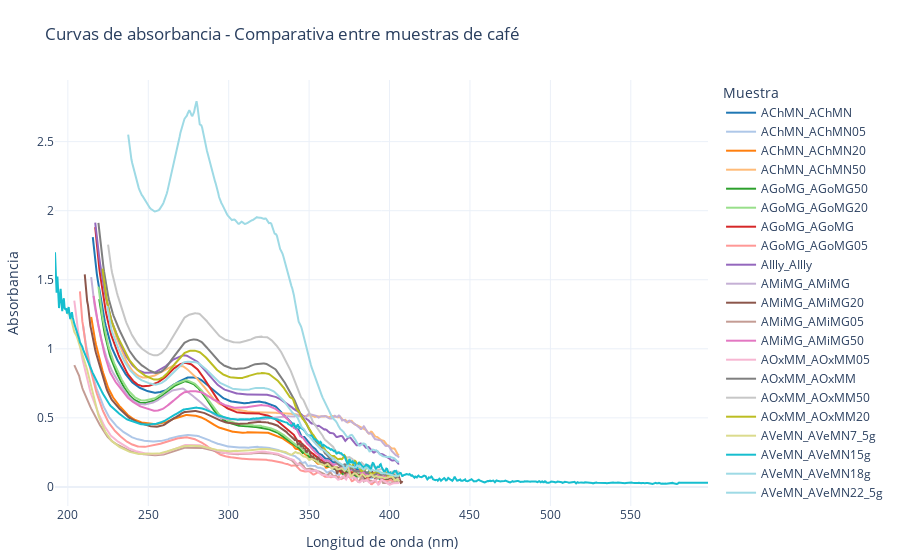

The code cell stored with this chart in its notebook:
### Code cell
import pandas as pd
import numpy as np
import plotly.graph_objects as go
import matplotlib.pyplot as plt
import matplotlib.colors as mcolors

# === Archivos CSV ===
archivos = {
    'AChMN': 'AChMN_matrix.csv',
    'AGoMG': 'AGoMG_matrix.csv',
    'AIlly': 'AIlly_matrix.csv',
    'AMiMG': 'AMiMG_matrix.csv',
    'AOxMM': 'AOxMM_matrix.csv',
    'AVeMN': 'AVeMN_matrix.csv',
}

# === Regiones espectrales ===
regiones = {
    '100–200 nm': (100, 200),
    '200–300 nm': (200, 300),
    '300–400 nm': (300, 400),
    '400–500 nm': (400, 500),
    '500–600 nm': (500, 600)
}

# === Contar total de curvas para definir colores únicos ===
total_curvas = 0
for ruta in archivos.values():
    df = pd.read_csv(ruta)
    col_nm = [c for c in df.columns if 'nm' in c.lower()][0]
    total_curvas += len([c for c in df.columns if c != col_nm])

# === Colores únicos usando tab20 (resample manual)
colormap_base = plt.get_cmap('tab20')
colormap = colormap_base(np.linspace(0, 1, total_curvas))
colores_hex = [mcolors.to_hex(c) for c in colormap]

# === Inicializar figura Plotly
fig = go.Figure()
fig.update_layout(
    title="Curvas de absorbancia - Comparativa entre muestras de café",
    xaxis_title="Longitud de onda (nm)",
    yaxis_title="Absorbancia",
    legend_title="Muestra",
    template="plotly_white",
    margin=dict(l=40, r=40, t=80, b=40),
)

metricas = []
color_idx = 0

# === Procesar archivos
for nombre, ruta in archivos.items():
    df = pd.read_csv(ruta)
    col_nm = [c for c in df.columns if 'nm' in c.lower()][0]
    col_abs_all = [c for c in df.columns if c != col_nm]
    
    for col in col_abs_all:
        nombre_curva = f"{nombre}_{col}"
        datos = df[[col_nm, col]].dropna().rename(columns={col_nm: 'nm', col: 'absorbancia'})
        datos['absorbancia'] = pd.to_numeric(datos['absorbancia'], errors='coerce')
        datos = datos.dropna()
        if datos.empty:
            continue
        
        fig.add_trace(go.Scatter(
            x=datos['nm'],
            y=datos['absorbancia'],
            mode='lines',
            name=nombre_curva,
            line=dict(color=colores_hex[color_idx % len(colores_hex)])
        ))

        max_val = datos['absorbancia'].max()
        min_val = datos['absorbancia'].min()
        avg = datos['absorbancia'].mean()
        std = datos['absorbancia'].std()
        auc = np.trapezoid(datos['absorbancia'], datos['nm'])
        lambda_max = datos['nm'][datos['absorbancia'].idxmax()]
        lambda_min = datos['nm'][datos['absorbancia'].idxmin()]
        
        proms_reg = {}
        for region, (a, b) in regiones.items():
            reg_vals = datos.loc[(datos['nm'] >= a) & (datos['nm'] <= b), 'absorbancia']
            proms_reg[region] = f"{reg_vals.mean():.4f}" if not reg_vals.empty else "—"
        
        metricas.append({
            'Color de curva': colores_hex[color_idx % len(colores_hex)],
            'Muestra': nombre,
            'Curva': nombre_curva,
            'Máx': round(max_val, 4),
            'Mín': round(min_val, 4),
            'Promedio': round(avg, 4),
            'Desv. Std': round(std, 4),
            'AUC': round(auc, 4),
            'λ máx': round(lambda_max, 2),
            'λ mín': round(lambda_min, 2),
            **proms_reg
        })

        color_idx += 1

# === Tabla HTML con colores ===
df_metricas = pd.DataFrame(metricas)
tabla_html = "<table class='styled-table'><thead><tr>"
for col in df_metricas.columns:
    tabla_html += f"<th>{col}</th>"
tabla_html += "</tr></thead><tbody>"
for _, row in df_metricas.iterrows():
    tabla_html += "<tr>"
    for col in df_metricas.columns:
        if col == "Color de curva":
            tabla_html += f"<td style='background-color:{row[col]};'></td>"
        else:
            tabla_html += f"<td>{row[col]}</td>"
    tabla_html += "</tr>"
tabla_html += "</tbody></table>"

# === Ensamble del HTML ===
fecha = datetime.now().strftime('%d-%m-%Y %H:%M:%S')
grafica_html = fig.to_html(full_html=False, include_plotlyjs='cdn')

html_final = f"""
<!DOCTYPE html>
<html lang="es">
<head>
  <meta charset="UTF-8">
  <title>Reporte de Absorbancia UV-Vis</title>
  <meta name="viewport" content="width=device-width, initial-scale=1.0">
  <style>
    body {{
      font-family: 'Segoe UI', Tahoma, sans-serif;
      margin: 40px;
      background-color: #fdfdfd;
      color: #222;
    }}
    h1 {{
      color: #111;
    }}
    h2 {{
      margin-top: 40px;
    }}
    .info {{
      margin-bottom: 20px;
    }}
    .lab {{
      margin-top: 40px;
      font-size: 0.95em;
      background-color: #f0f8ff;
      padding: 15px;
      border-left: 6px solid #009879;
    }}
    .styled-table {{
      border-collapse: collapse;
      margin-top: 20px;
      font-size: 1em;
      width: 100%;
      box-shadow: 0 0 10px rgba(0, 0, 0, 0.05);
    }}
    .styled-table thead tr {{
      background-color: #009879;
      color: #ffffff;
      text-align: left;
    }}
    .styled-table th, .styled-table td {{
      padding: 12px 15px;
      border: 1px solid #ddd;
      text-align: center;
    }}
    .styled-table tbody tr:nth-child(even) {{
      background-color: #f3f3f3;
    }}
    .plotly-graph-div {{
      width: 100% !important;
      height: auto !important;
    }}
  </style>
</head>
<body>

  <h1>Curvas de absorbancia - Comparativa entre muestras de café</h1> 

  <div class="info">
    <p><strong>Fecha:</strong> {fecha}</p>
  </div>

  {grafica_html}

  <h2>Métricas espectrales por muestra</h2>
  {tabla_html}

  <div>
    <p>Los espectros obtenidos muestran perfiles característicos en función del gramaje y tipo de muestra. La evaluación de zonas espectrales permite correlacionar la respuesta óptica con la presencia de compuestos activos del café.</p>
  </div>

  <div class="lab">
    <strong>Nombre del proyecto: CafeLab</strong><br><br>
    <strong>Colaboradores:</strong><br>
    Martín Rodolfo Palomino Merino – Profesor investigador, jefe responsable del laboratorio de caracterización de materiales (FCFM-BUAP).<br>
    Lizeth Jazmín Orozco García – Colaborador principal.<br>
    Julio Alfredo Ballinas García – Colaborador del proyecto.
  </div>

</body>
</html>
"""

# === Guardar archivo ===
with open("Comparativa_muestras_absorbancia.html", "w", encoding="utf-8") as f:
    f.write(html_final)

print("✅ HTML generado: Comparativa_muestras_absorbancia.html")

fig.show()

print("Rango de longitudes de onda:", df['nm'].min(), "a", df['nm'].max())

### Figure 1 — Plotly figure (JSON) as saved in the notebook; plotly's stock layout.template omitted (floating-point values rounded to 4 significant figures; data arrays with more than 128 entries replaced by an {"elided": "..."} marker saying what was removed)
{"data": [{"line": {"color": "#1f77b4"}, "mode": "lines", "name": "AChMN_AChMN", "type": "scatter", "x": {"elided": "382 float values"}, "y": {"elided": "382 float values"}}, {"line": {"color": "#aec7e8"}, "mode": "lines", "name": "AChMN_AChMN05", "type": "scatter", "x": {"elided": "394 float values"}, "y": {"elided": "394 float values"}}, {"line": {"color": "#ff7f0e"}, "mode": "lines", "name": "AChMN_AChMN20", "type": "scatter", "x": {"elided": "384 float values"}, "y": {"elided": "384 float values"}}, {"line": {"color": "#ffbb78"}, "mode": "lines", "name": "AChMN_AChMN50", "type": "scatter", "x": {"elided": "367 float values"}, "y": {"elided": "367 float values"}}, {"line": {"color": "#2ca02c"}, "mode": "lines", "name": "AGoMG_AGoMG50", "type": "scatter", "x": {"elided": "374 float values"}, "y": {"elided": "374 float values"}}, {"line": {"color": "#98df8a"}, "mode": "lines", "name": "AGoMG_AGoMG20", "type": "scatter", "x": {"elided": "375 float values"}, "y": {"elided": "375 float values"}}, {"line": {"color": "#d62728"}, "mode": "lines", "name": "AGoMG_AGoMG", "type": "scatter", "x": {"elided": "379 float values"}, "y": {"elided": "379 float values"}}, {"line": {"color": "#ff9896"}, "mode": "lines", "name": "AGoMG_AGoMG05", "type": "scatter", "x": {"elided": "398 float values"}, "y": {"elided": "398 float values"}}, {"line": {"color": "#9467bd"}, "mode": "lines", "name": "AIlly_AIlly", "type": "scatter", "x": {"elided": "379 float values"}, "y": {"elided": "379 float values"}}, {"line": {"color": "#c5b0d5"}, "mode": "lines", "name": "AMiMG_AMiMG", "type": "scatter", "x": {"elided": "384 float values"}, "y": {"elided": "384 float values"}}, {"line": {"color": "#8c564b"}, "mode": "lines", "name": "AMiMG_AMiMG20", "type": "scatter", "x": {"elided": "396 float values"}, "y": {"elided": "396 float values"}}, {"line": {"color": "#c49c94"}, "mode": "lines", "name": "AMiMG_AMiMG05", "type": "scatter", "x": {"elided": "405 float values"}, "y": {"elided": "405 float values"}}, {"line": {"color": "#e377c2"}, "mode": "lines", "name": "AMiMG_AMiMG50", "type": "scatter", "x": {"elided": "381 float values"}, "y": {"elided": "381 float values"}}, {"line": {"color": "#f7b6d2"}, "mode": "lines", "name": "AOxMM_AOxMM05", "type": "scatter", "x": {"elided": "405 float values"}, "y": {"elided": "405 float values"}}, {"line": {"color": "#7f7f7f"}, "mode": "lines", "name": "AOxMM_AOxMM", "type": "scatter", "x": {"elided": "375 float values"}, "y": {"elided": "375 float values"}}, {"line": {"color": "#c7c7c7"}, "mode": "lines", "name": "AOxMM_AOxMM50", "type": "scatter", "x": {"elided": "363 float values"}, "y": {"elided": "363 float values"}}, {"line": {"color": "#bcbd22"}, "mode": "lines", "name": "AOxMM_AOxMM20", "type": "scatter", "x": {"elided": "370 float values"}, "y": {"elided": "370 float values"}}, {"line": {"color": "#dbdb8d"}, "mode": "lines", "name": "AVeMN_AVeMN7_5g", "type": "scatter", "x": {"elided": "414 float values"}, "y": {"elided": "414 float values"}}, {"line": {"color": "#17becf"}, "mode": "lines", "name": "AVeMN_AVeMN15g", "type": "scatter", "x": {"elided": "813 float values"}, "y": {"elided": "813 float values"}}, {"line": {"color": "#9edae5"}, "mode": "lines", "name": "AVeMN_AVeMN18g", "type": "scatter", "x": {"elided": "338 float values"}, "y": {"elided": "338 float values"}}, {"line": {"color": "#9edae5"}, "mode": "lines", "name": "AVeMN_AVeMN22_5g", "type": "scatter", "x": {"elided": "364 float values"}, "y": {"elided": "364 float values"}}], "layout": {"legend": {"title": {"text": "Muestra"}}, "margin": {"b": 40, "l": 40, "r": 40, "t": 80}, "title": {"text": "Curvas de absorbancia - Comparativa entre muestras de café"}, "xaxis": {"title": {"text": "Longitud de onda (nm)"}}, "yaxis": {"title": {"text": "Absorbancia"}}}}
